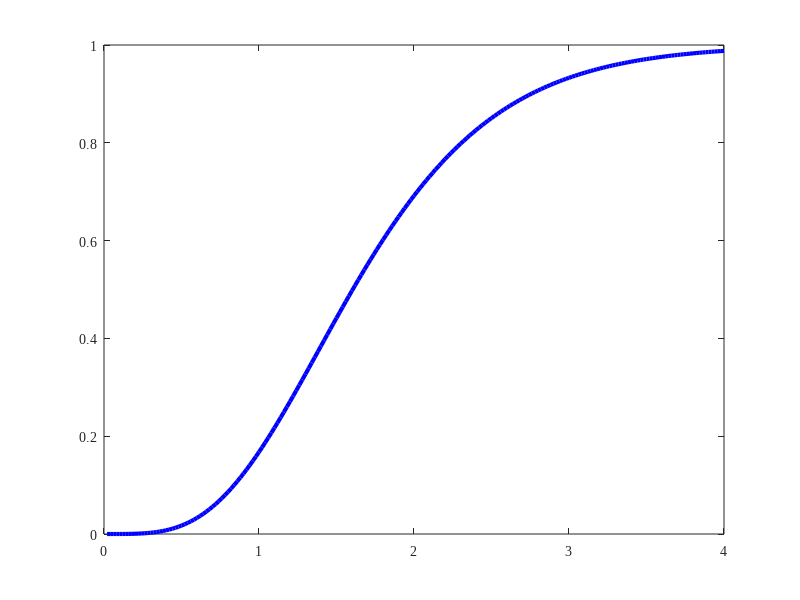

Source code (MATLAB): (Note: this script raises an error after producing the figure.)
% Figure_608_Taylordissipation.m
% plots dissipation ratio for two-sheet problem from Taylor (1951)

clear;
close;

N=201;


kh=linspace(0,4,N); 

num=sinh(kh).*cosh(kh)-kh;
den=sinh(kh).*cosh(kh)+kh;
ratio=(num./den).*tanh(kh).^2


t=figure('position',[100 250 600 500]);

hold on
box on;


plot(kh,ratio,'-b','Linewidth',3);


ax=gca;
set(gca, 'FontName', 'Times New Roman');
ax.LineWidth=1.1;
ax.XAxis.FontSize = 19;
ax.YAxis.FontSize = 19;
ax.TickLabelInterpreter = 'latex';
ax.LabelFontSizeMultiplier = 1.15;
axis([0 4 0 1.05]);
xticks([0 1 2 3 4]);
xticklabels({'0','1','2','3','4'});
yticks([0 0.5 1]);
yticklabels({'0','0.5','1'});
xlabel('$\delta=kh$','interpreter','latex','FontSize',21);
ylabel('${\cal R}$','interpreter','latex','FontSize',21);

pause;
%exportgraphics(t,'Figure_Taylorsheet.png','BackgroundColor','none');
exportgraphics(t,'Figure_6.08_Taylordissipation.pdf','BackgroundColor','white');
hold off
close;









